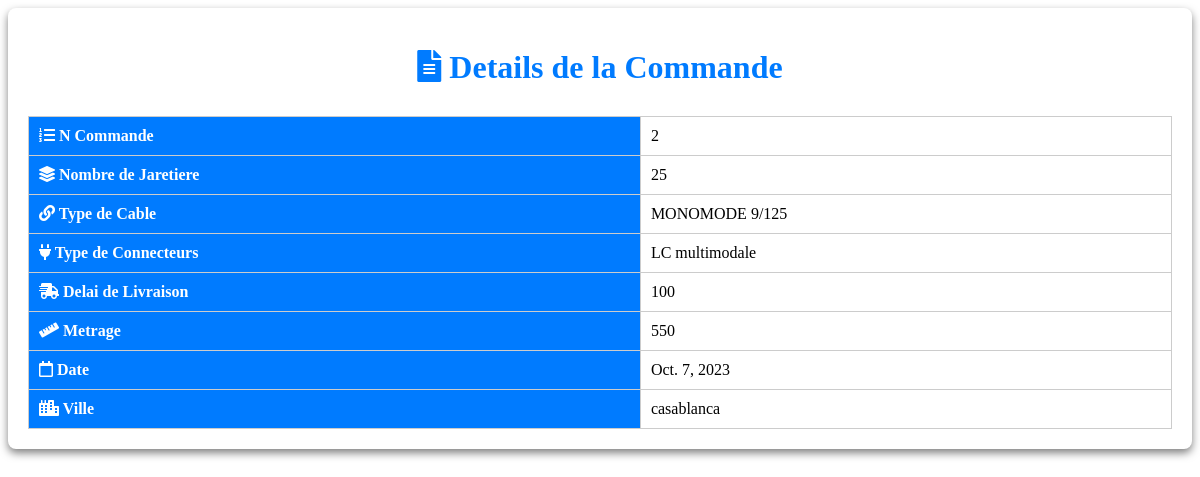
The app's page /purchase_order/37/ with its own data.
### app/models.py (models this page shows, shortened)
class PurchaseOrder(models.Model):
    n_commande = models.IntegerField()
    nombre_de_jaretiere = models.CharField(max_length=100)
    type_de_cable = models.ForeignKey(TypeDeCable, on_delete=models.PROTECT)
    type_de_connecteurs = models.ForeignKey(TypeDeConnecteurs, on_delete=models.PROTECT)
    delai_de_livraison = models.CharField(max_length=100)
    metrage = models.CharField(max_length=100)
    date_field = models.DateField(default=datetime.date.today)
    city = models.CharField(max_length=100, default="Unknown")
    confirmed = models.BooleanField(default=False)
    not_confirmed = models.BooleanField(default=False)
    viewed = models.BooleanField(default=False)

class TypeDeCable(models.Model):
    name = models.CharField(max_length=100, unique=True)
    def __str__(self):
        return self.name

class TypeDeConnecteurs(models.Model):
    name = models.CharField(max_length=100, unique=True)
    def __str__(self):
        return self.name

### app/views.py (the view)
# urls.py: path('purchase_order/<int:purchase_order_id>/', views.purchase_order_detail, name='purchase_order_detail'),
def purchase_order_detail(request, purchase_order_id):
    purchase_order = get_object_or_404(PurchaseOrder, pk=purchase_order_id)
    return render(request, 'purchase_order_detail.html', {'purchase_order': purchase_order})

### app/templates/purchase_order_detail.html (shortened to what this page needs)
{% load static %}
<!DOCTYPE html>
<html>
<head>
    <link rel="stylesheet" type="text/css" href="{% static 'css/bon_de_commande.css' %}">
    <link rel="stylesheet" href="https://cdnjs.cloudflare.com/ajax/libs/font-awesome/5.15.3/css/all.min.css">
</head>
<body>
    <div class="container">
        <h1><i class="fas fa-file-alt"></i> Details de la Commande</h1>
        <table>
            <tr>
                <th><i class="fas fa-list-ol"></i> N Commande</th>
                <td>{{ purchase_order.n_commande }}</td>
            </tr>
            <tr>
                <th><i class="fas fa-layer-group"></i> Nombre de Jaretiere</th>
                <td>{{ purchase_order.nombre_de_jaretiere }}</td>
            </tr>
            <tr>
                <th><i class="fas fa-link"></i> Type de Cable</th>
                <td>{{ purchase_order.type_de_cable }}</td>
            </tr>
            <tr>
                <th><i class="fas fa-plug"></i> Type de Connecteurs</th>
                <td>{{ purchase_order.type_de_connecteurs }}</td>
            </tr>
            <tr>
                <th><i class="fas fa-shipping-fast"></i> Delai de Livraison</th>
                <td>{{ purchase_order.delai_de_livraison }}</td>
            </tr>
            <tr>
                <th><i class="fas fa-ruler"></i> Metrage</th>
                <td>{{ purchase_order.metrage }}</td>
            </tr>
            <tr>
                <th><i class="far fa-calendar"></i> Date</th>
                <td>{{ purchase_order.date_field }}</td>
            </tr>
            <tr>
                <th><i class="fas fa-city"></i> Ville</th>
                <td>{{ purchase_order.city }}</td>
            </tr>
        </table>
    </div>
</body>
</html>

### app/static/css/bon_de_commande.css (style rules this page uses)
.container { max-width: 1300px; margin: 0 auto; padding: 20px; background-color: #ffffff; box-shadow: 0 4px 8px rgba(0, 0, 0, 0.5); border-radius: 8px; }
h1 { text-align: center; margin-bottom: 30px; color: #007BFF; }
table { width: 100%; border-collapse: collapse; }
table, th, td { border: 1px solid #ccc; }
th, td { padding: 10px; text-align: left; }
th { background-color: #007BFF; color: white; }

### records on screen
PurchaseOrder: n_commande "2", nombre_de_jaretiere "25", type_de_cable "MONOMODE 9/125", type_de_connecteurs "LC multimodale", delai_de_livraison "100", metrage "550", date_field "Oct. 7, 2023", city "casablanca"
